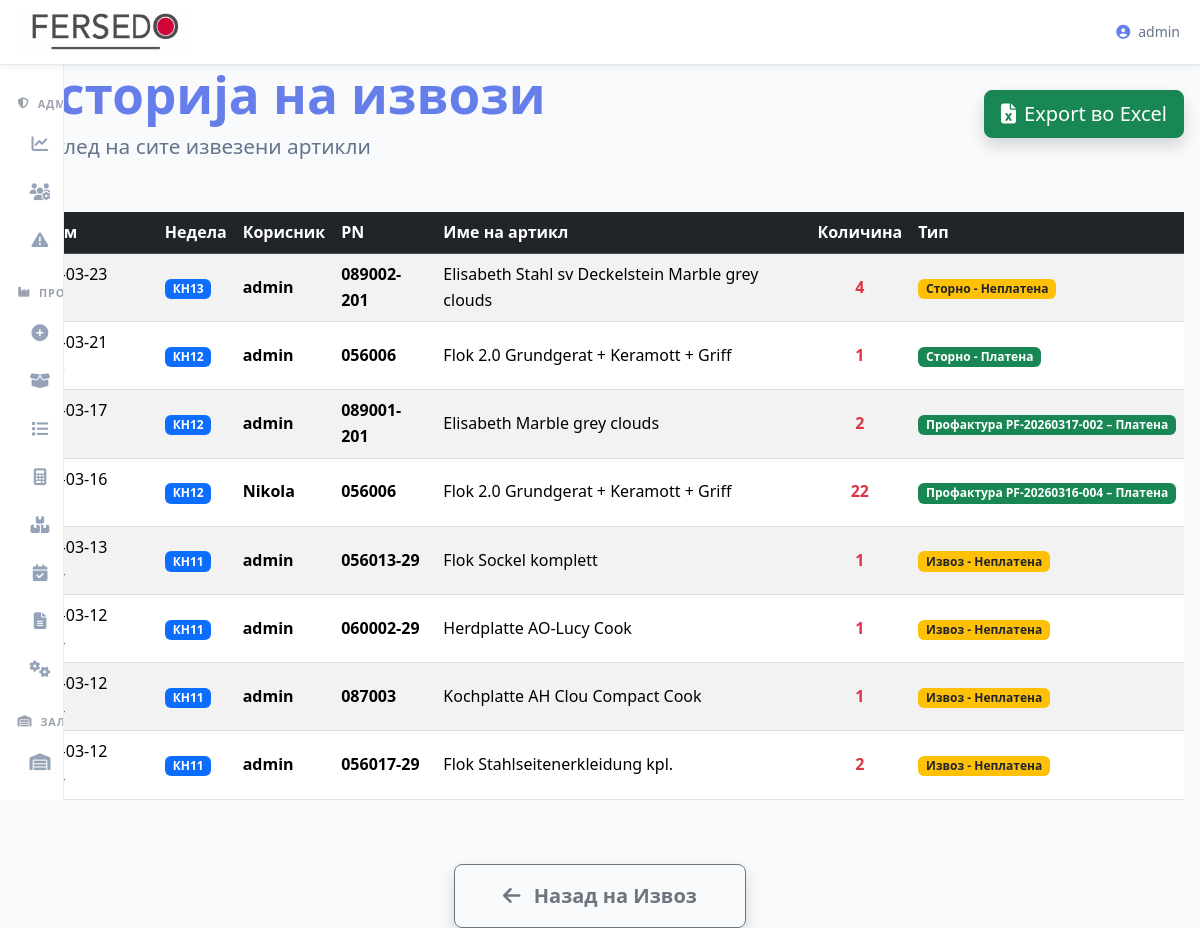
The page /zalihi/istorija (signed in) on the database its author committed.
### tables this page shows
CREATE TABLE zaliha_izvoz_log (
            id INTEGER PRIMARY KEY AUTOINCREMENT,
            datum TEXT NOT NULL,
            username TEXT NOT NULL,
            pn TEXT NOT NULL,
            ime TEXT NOT NULL,
            kolicina INTEGER NOT NULL,
            tip TEXT NOT NULL
        );

### routes/zalihi.py (the view)
@zalihi_bp.route("/istorija")
@login_required
def istorija():
    conn = get_db()
    cursor = conn.cursor()
    rows = cursor.execute("""
        SELECT datum, username, pn, ime, kolicina, tip
        FROM zaliha_izvoz_log
        ORDER BY datum DESC
        LIMIT 200
    """).fetchall()
    conn.close()
    logovi = []
    for row in rows:
        d = dict(row) if hasattr(row, 'keys') else {
            'datum': row[0], 'username': row[1], 'pn': row[2],
            'ime': row[3], 'kolicina': row[4], 'tip': row[5]
        }
        d['nedela'] = get_nedela(d['datum'])
        logovi.append(d)
    return render_template('zalihi_istorija.html', logovi=logovi)

### app.py (called while the page is built)
@app.context_processor
def inject_vapid_key():
    return dict(VAPID_PUBLIC_KEY=VAPID_PUBLIC_KEY)

### routes/zalihi.py (called while the page is built)
def get_nedela(datum_str):
    try:
        dt = datetime.strptime(str(datum_str)[:10], '%Y-%m-%d')
        week = dt.isocalendar()[1]
        return f"КН{week:02d}"
    except:
        return "КН--"

### utils/db.py (called while the page is built)
def get_db():
    global DATABASE_PATH
    if DATABASE_PATH is None:
        try:
            DATABASE_PATH = current_app.config['DATABASE_PATH']
        except RuntimeError:
            DATABASE_PATH = r"C:\Users\Server\Desktop\Proekt Fersedo\instance\database.db"
    conn = sqlite3.connect(
        DATABASE_PATH,
        timeout=10,
        check_same_thread=False,
    )
    conn.row_factory = lambda cursor, row: dict(
        zip([col[0] for col in cursor.description], row)
    )
    return conn

### templates/zalihi_istorija.html
{% extends "base.html" %}
{% block content %}
<div class="container" style="max-width: 1400px; margin: 4rem auto; padding: 0 1rem;">
    <div class="d-flex justify-content-between align-items-center mb-5">
        <div>
            <h1 style="font-weight: 800; color: var(--primary); font-size: clamp(2.2rem, 7vw, 3.2rem); margin-bottom: 0.3rem;">
                Историја на извози
            </h1>
            <p style="font-size: clamp(1.1rem, 4vw, 1.3rem); color: var(--text-secondary); margin: 0;">
                Преглед на сите извезени артикли
            </p>
        </div>
        <a href="{{ url_for('zalihi.istorija_export') }}"
           class="btn btn-success btn-lg d-flex align-items-center gap-2 shadow">
            <i class="fas fa-file-excel"></i> Export во Excel
        </a>
    </div>
    {% if logovi %}
    <div class="table-responsive">
        <table class="table table-hover table-striped align-middle">
            <thead class="table-dark">
                <tr>
                    <th>Датум</th>
                    <th>Недела</th>
                    <th>Корисник</th>
                    <th>PN</th>
                    <th>Име на артикл</th>
                    <th class="text-center">Количина</th>
                    <th>Тип</th>
                </tr>
            </thead>
            <tbody>
                {% for log in logovi %}
                <tr>
                    <td>{{ log.datum[:16] }}</td>
                    <td><span class="badge bg-primary">{{ log.nedela }}</span></td>
                    <td><strong>{{ log.username }}</strong></td>
                    <td class="fw-bold">{{ log.pn }}</td>
                    <td>{{ log.ime or '—' }}</td>
                    <td class="text-center fw-bold text-danger">{{ log.kolicina }}</td>
                    <td>
                        {% if 'Платена' in log.tip %}
                            <span class="badge bg-success">{{ log.tip }}</span>
                        {% else %}
                            <span class="badge bg-warning text-dark">{{ log.tip }}</span>
                        {% endif %}
                    </td>
                </tr>
                {% endfor %}
            </tbody>
        </table>
    </div>
    {% else %}
    <div class="alert alert-info text-center py-5 shadow-lg rounded-4">
        <i class="fas fa-inbox fa-3x mb-3 text-muted"></i>
        <h4>Сè уште нема извози во историјата</h4>
    </div>
    {% endif %}
    <div class="text-center mt-5">
        <a href="{{ url_for('zalihi.izvoz') }}" class="btn btn-outline-secondary btn-lg px-5 py-3 fw-bold shadow">
            <i class="fas fa-arrow-left me-2"></i> Назад на Извоз
        </a>
    </div>
</div>
{% endblock %}

### templates/base.html (style rules this page uses)
:root { --primary: #667eea; --primary-dark: #5a67d8; --primary-light: #a5b4fc; --success: #16a34a; --danger: #dc2626; --warning: #eab308; --info: #0dcaf0; --light: #f8fafc; --dark: #0f172a; --gray: #64748b; --gray-light: #cbd5e1; --bg: #f8fafc; --surface: white; --text: #1e293b; --text-secondary: #64748b; --border: #e2e8f0; --shadow-sm: 0 2px 8px rgba(0,0,0,0.08); --shadow: 0 4px 20px rgba(0,0,0,0.1); --shadow-lg: 0 10px 40px rgba(0,0,0,0.15); --radius: 12px; --transition: all 0.3s ease; --sb-width-collapsed: 64px; --sb-width-expanded: 260px; --sb-bg: #ffffff; --sb-border: #e8edf5; --sb-item-hover: rgba(102,126,234,0.08); --sb-item-active: rgba(102,126,234,0.14); --sb-icon-color: #94a3b8; --sb-text-color: #374151; --sb-group-color: #9ca3af; --sb-shadow: 4px 0 32px rgba(15,23,42,0.10); --sb-transition: 0.4s cubic-bezier(0.4, 0, 0.2, 1); }
* { margin:0; padding:0; box-sizing:border-box; }
html, body { height:100%; font-family:system-ui, -apple-system, BlinkMacSystemFont, 'Segoe UI', Roboto, sans-serif; background:var(--bg); color:var(--text); line-height:1.6; }
body { min-height:100vh; touch-action:manipulation; }

### rows shown on the page
zaliha_izvoz_log: datum "2026-03-23…", nedela "КН13", username "admin", pn "089002-201", ime "Elisabeth Stahl sv Deckelstein Marble grey clouds", kolicina "4", tip "Сторно - Неплатена"
zaliha_izvoz_log: datum "2026-03-21…", nedela "КН12", username "admin", pn "056006", ime "Flok 2.0 Grundgerat + Keramott + Griff", kolicina "1", tip "Сторно - Платена"
zaliha_izvoz_log: datum "2026-03-17…", nedela "КН12", username "admin", pn "089001-201", ime "Elisabeth Marble grey clouds", kolicina "2", tip "Профактура PF-20260317-002 – Платена"
zaliha_izvoz_log: datum "2026-03-16…", nedela "КН12", username "Nikola", pn "056006", ime "Flok 2.0 Grundgerat + Keramott + Griff", kolicina "22", tip "Профактура PF-20260316-004 – Платена"
zaliha_izvoz_log: datum "2026-03-13…", nedela "КН11", username "admin", pn "056013-29", ime "Flok Sockel komplett", kolicina "1", tip "Извоз - Неплатена"
zaliha_izvoz_log: datum "2026-03-12…", nedela "КН11", username "admin", pn "060002-29", ime "Herdplatte AO-Lucy Cook", kolicina "1", tip "Извоз - Неплатена"
zaliha_izvoz_log: datum "2026-03-12…", nedela "КН11", username "admin", pn "087003", ime "Kochplatte AH Clou Compact Cook", kolicina "1", tip "Извоз - Неплатена"
zaliha_izvoz_log: datum "2026-03-12…", nedela "КН11", username "admin", pn "056017-29", ime "Flok Stahlseitenerkleidung kpl.", kolicina "2", tip "Извоз - Неплатена"

### other values the page prints
{{ session.user }} "admin"
